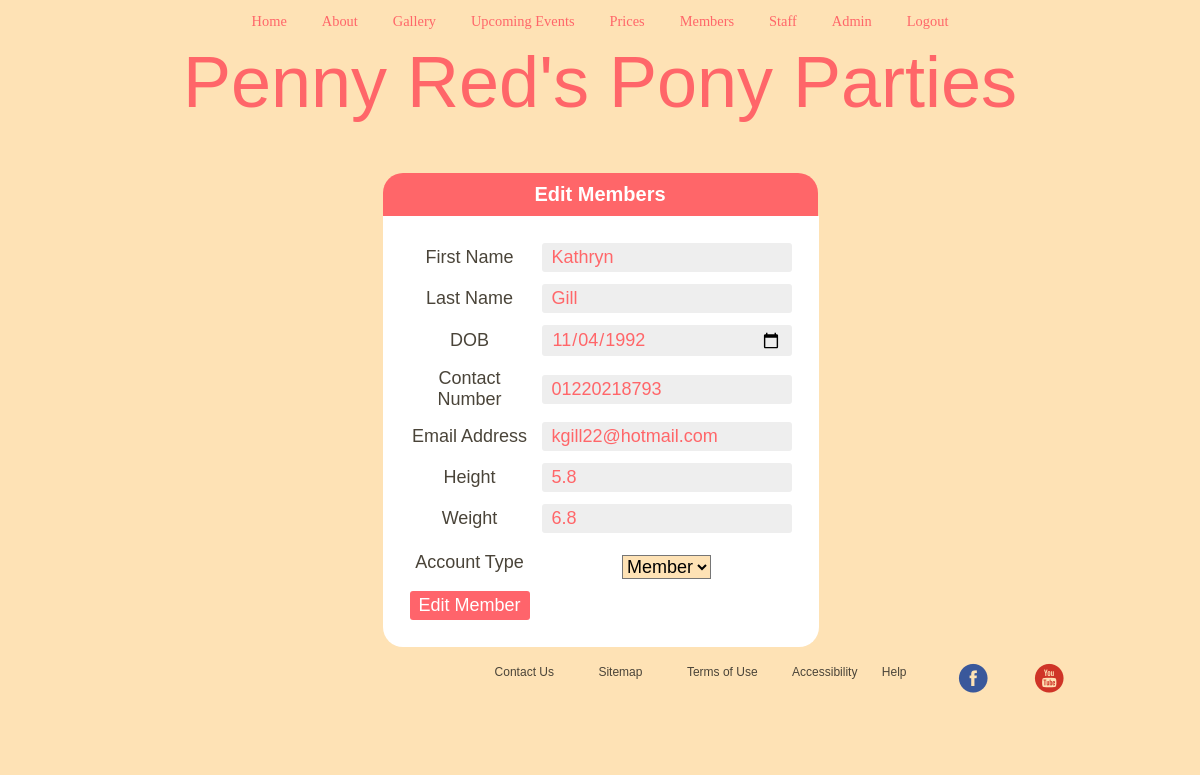
The page /Members/Admin/editmembers.php?userid=23 (signed in) on the database its author committed.
### tables this page shows
CREATE TABLE `users` (
`userid` int(11) NOT NULL,
  `fname` varchar(32) NOT NULL,
  `lname` varchar(32) NOT NULL,
  `dob` date NOT NULL,
  `contactno` text NOT NULL,
  `email_address` text NOT NULL,
  `height` text NOT NULL,
  `weight` text NOT NULL,
  `date_joined` timestamp NOT NULL DEFAULT CURRENT_TIMESTAMP,
  `username` varchar(32) NOT NULL,
  `password` varchar(32) NOT NULL,
  `account_type` enum('Member','Staff','Admin','') NOT NULL,
  `bio` text NOT NULL,
  `profileext` text NOT NULL
);

### Members/Admin/editmembers.php (the view, shortened to what this page needs)
<?php
   include ("../headerm.php");
function renderForm($userid, $fname, $lname, $dob, $contactno, $email_address, $height, $weight, $account_type, $error)
{
   ?>
   <form action="" method="post">
       <div class="loginbox">
        <div class="logincontainer">
          <div id="login">
            <h2>Edit Members</h2>
            <form action="" method="POST">
              <fieldset>
                <table>
                  <tr><td><label for="fname">First Name</label></td><td>
                  <input type="text" name="fname" value="<?php echo $fname; ?>"/></td></tr>
                  <tr><td><label for="lname">Last Name</label></td><td>
                  <input type="text" name="lname" value="<?php echo $lname; ?>"/></td></tr>
                  <tr><td><label for="dob">DOB</label></td><td>
                  <input type="date" name="dob" value="<?php echo $dob; ?>"/></td></tr>
                  <tr><td><label for="contactno">Contact Number</label></td><td>
                  <input type="text" name="contactno" value="<?php echo $contactno; ?>"/></td></tr>
                  <tr><td><label for="email_address">Email Address</label></td><td>
                  <input type="text" name="email_address" value="<?php echo $email_address; ?>"/></td></tr>
                  <tr><td><label for="height">Height</label></td><td>
                  <input type="text" name="height" value="<?php echo $height; ?>"/></td></tr>
                  <tr><td><label for="weight">Weight</label></td><td>
                  <input type="text" name="weight" value="<?php echo $weight; ?>"/></td></tr>
                  <tr><td><label for="account_type">Account Type</label></td><td>
                  <p style="background-color: white;"><?php echo "<select name='account_type'>";
                  echo '<option value="Member">Member</option>';
                  echo "</select>";?></td></tr>
                  <tr><td><input type="submit" name="submit" value="Edit Member" style="background-color: #ff646b;"></td></tr>
                </table>
            </fieldset>
        </form>
    </div>
</div>
</form>
</body>
</html>
<?php
}
if (isset($_POST['submit']))
{
   if (is_numeric($_POST['userid']))
   {
       $userid = $_POST['userid'];
       $fname = mysql_real_escape_string(htmlspecialchars($_POST['fname']));
       $lname = mysql_real_escape_string(htmlspecialchars($_POST['lname']));
       $dob = mysql_real_escape_string(htmlspecialchars($_POST['dob']));
       $contactno = mysql_real_escape_string(htmlspecialchars($_POST['contactno']));
       $email_address = mysql_real_escape_string(htmlspecialchars($_POST['email_address']));
       $height = mysql_real_escape_string(htmlspecialchars($_POST['height']));
       $weight = mysql_real_escape_string(htmlspecialchars($_POST['weight']));
       $account_type = mysql_real_escape_string(htmlspecialchars($_POST['account_type']));
       if ($userid == '' || $fname == '' || $lname == '' || $dob == '' || $contactno == '' || $email_address == '' || $height == '' || $weight == '' || $account_type == '')
       {
           $error = 'ERROR: Please fill in all required fields!';
           renderForm($userid, $fname, $lname, $dob, $contactno, $email_address, $height, $weight, $account_type, $error);
       }
       else
       {
           mysql_query("UPDATE users SET userid='$userid',fname='$fname',lname='$lname',dob='$dob',contactno='$contactno',email_address='$email_address',height='$height',weight='$weight',account_type='$account_type' WHERE userid='$userid'")
           or die(mysql_error());
           header("Location: members.php");
       }
   }
   else
   {
       echo 'Error!';
   }
}
else
{
   if (isset($_GET['userid']) && is_numeric($_GET['userid']) && $_GET['userid'] > 0)
   {
       $userid = $_GET['userid'];
       $result = mysql_query("SELECT * FROM users WHERE userid=$userid")
       or die(mysql_error());
       $row = mysql_fetch_array($result);
       if($row)
       {
           $userid = $row['userid'];
           $fname = $row['fname'];
           $lname = $row['lname'];
           $dob = $row['dob'];
           $contactno = $row['contactno'];
           $email_address = $row['email_address'];
           $height = $row['height'];
           $weight = $row['weight'];
           $account_type = $row['account_type'];
           renderForm($userid, $fname, $lname, $dob, $contactno, $email_address, $height, $weight, $account_type, '');
       }
       else
       {
           echo "No results!";
       }
   }
   else
   {
       echo 'Error!';
   }
}
?>
</body>
</html>

### PR.css (style rules this page uses)
* { margin: 0; padding: 0; font-size: 18px; font-family: "Wingdings", sans-serif; background-color: #fee2b5; }
html, body { height: 100%; }
body { width: 1000px; margin: auto; }
p { color: #4a4439; margin-top: 10px; font-family: "KG Miss Kindergarten", Georgia, Serif; font-size: 1em; text-align: center; }
a { font-family: "KG Miss Kindergarten", Georgia, Serif; }
label { width: 10px; background-color: white; }
input, text, date, time { margin-left: 10px; -moz-box-sizing: border-box; -webkit-box-sizing: border-box; box-sizing: border-box; border-radius: 5px; margin-bottom: 5px; background-color: white; color: #ff6669; border-style: none; margin: 0; padding: 0; transition: all .3s; width: 250px; }
td { font-family: "KG Miss Kindergarten", Georgia, Serif; color: #4a4439; padding: 5px; background-color: white; }
input[type="submit"] { background: #ff6669; color: white; display: block; margin: 0 auto; padding: 4px 0; width: 150px; cursor: pointer; }
#termsofuse p, ol, ul, li { text-align: left; font-family: Arial; color: #4a4439; font-size: 16px; }
ul { padding: 15px; }
h2 { text-align: center; margin-top: 10px; }
#login { margin-top: 50px; margin-right: auto; margin-left: auto; width: 435px; }
#login h2 { background: #ff6669; border-radius: 20px 20px 0 0; color: #fff; font-size: 20px; padding: 10px 26px; }
#login fieldset { border-style: none; padding: 20px; border-radius: 0 0 20px 20px; background-color: white; }
#login fieldset input { border-radius: 3px; }
#login fieldset input[type="text"], #login fieldset input[type="password"], #login fieldset input[type="date"], #login fieldset input[type="time"] { background: #eee; color: #ff6669; padding: 4px 10px; }
#login fieldset input[type="submit"] { background: #ff6669; color: white; display: block; margin: 0 auto; padding: 4px 0; width: 120px; cursor: pointer; }
body { text-align: center; }
a, a:link, a:active { color: #ff6669; outline: none; text-decoration: none; }
table { margin-left: auto; margin-right: auto; background-color: white; }
#footercontainer { clear: both; width: 100%; height: 100px; bottom:0; left:0; top: 100%; }
#footercontainer a, li { color: #4a4439; list-style-type: none; font-family: Arial; font-size: 12px; display: inline; padding: 10px; }
#footer1 { float: right; margin-left: 20%; margin-right: -60px; }
#footer3 { float: right; margin-left: 5%; }

### rows shown on the page
users: fname "Kathryn", lname "Gill", dob "11/04/1992", contactno "01220218793", email_address "kgill22@hotmail.com", height "5.8", weight "6.8"
